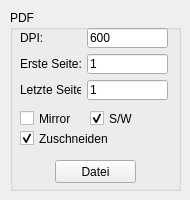
    <widget class="QWidget" name="tabConvert">
     <attribute name="title">
      <string>Konverter</string>
     </attribute>
     <widget class="QGroupBox" name="grpPdf">
      <property name="geometry">
       <rect>
        <x>10</x>
        <y>10</y>
        <width>171</width>
        <height>181</height>
       </rect>
      </property>
      <property name="title">
       <string>PDF</string>
      </property>
      <widget class="QPushButton" name="btnLoadPdf">
       <property name="geometry">
        <rect>
         <x>45</x>
         <y>150</y>
         <width>81</width>
         <height>23</height>
        </rect>
       </property>
       <property name="text">
        <string>Datei</string>
       </property>
      </widget>
      <widget class="QLineEdit" name="entDpi">
       <property name="geometry">
        <rect>
         <x>77</x>
         <y>18</y>
         <width>81</width>
         <height>20</height>
        </rect>
       </property>
       <property name="text">
        <string>600</string>
       </property>
      </widget>
      <widget class="QLineEdit" name="entStartPage">
       <property name="geometry">
        <rect>
         <x>77</x>
         <y>44</y>
         <width>81</width>
         <height>20</height>
        </rect>
       </property>
       <property name="text">
        <string>1</string>
       </property>
      </widget>
      <widget class="QLineEdit" name="entStopPage">
       <property name="geometry">
        <rect>
         <x>77</x>
         <y>70</y>
         <width>81</width>
         <height>20</height>
        </rect>
       </property>
       <property name="text">
        <string>1</string>
       </property>
      </widget>
      <widget class="QLabel" name="lblDpi">
       <property name="geometry">
        <rect>
         <x>10</x>
         <y>18</y>
         <width>61</width>
         <height>20</height>
        </rect>
       </property>
       <property name="text">
        <string>DPI:</string>
       </property>
      </widget>
      <widget class="QLabel" name="lblStart">
       <property name="geometry">
        <rect>
         <x>10</x>
         <y>44</y>
         <width>61</width>
         <height>20</height>
        </rect>
       </property>
       <property name="text">
        <string>Erste Seite:</string>
       </property>
      </widget>
      <widget class="QLabel" name="lblStop">
       <property name="geometry">
        <rect>
         <x>10</x>
         <y>70</y>
         <width>61</width>
         <height>20</height>
        </rect>
       </property>
       <property name="text">
        <string>Letzte Seite:</string>
       </property>
      </widget>
      <widget class="QCheckBox" name="ckbGray">
       <property name="geometry">
        <rect>
         <x>80</x>
         <y>100</y>
         <width>51</width>
         <height>17</height>
        </rect>
       </property>
       <property name="text">
        <string>S/W</string>
       </property>
       <property name="checked">
        <bool>true</bool>
       </property>
      </widget>
      <widget class="QCheckBox" name="ckbMirror">
       <property name="geometry">
        <rect>
         <x>10</x>
         <y>100</y>
         <width>61</width>
         <height>17</height>
        </rect>
       </property>
       <property name="text">
        <string>Mirror</string>
       </property>
       <property name="checked">
        <bool>false</bool>
       </property>
      </widget>
      <widget class="QCheckBox" name="ckbCrop">
       <property name="geometry">
        <rect>
         <x>10</x>
         <y>120</y>
         <width>91</width>
         <height>17</height>
        </rect>
       </property>
       <property name="text">
        <string>Zuschneiden</string>
       </property>
       <property name="checked">
        <bool>true</bool>
       </property>
      </widget>
     </widget>
    </widget>
